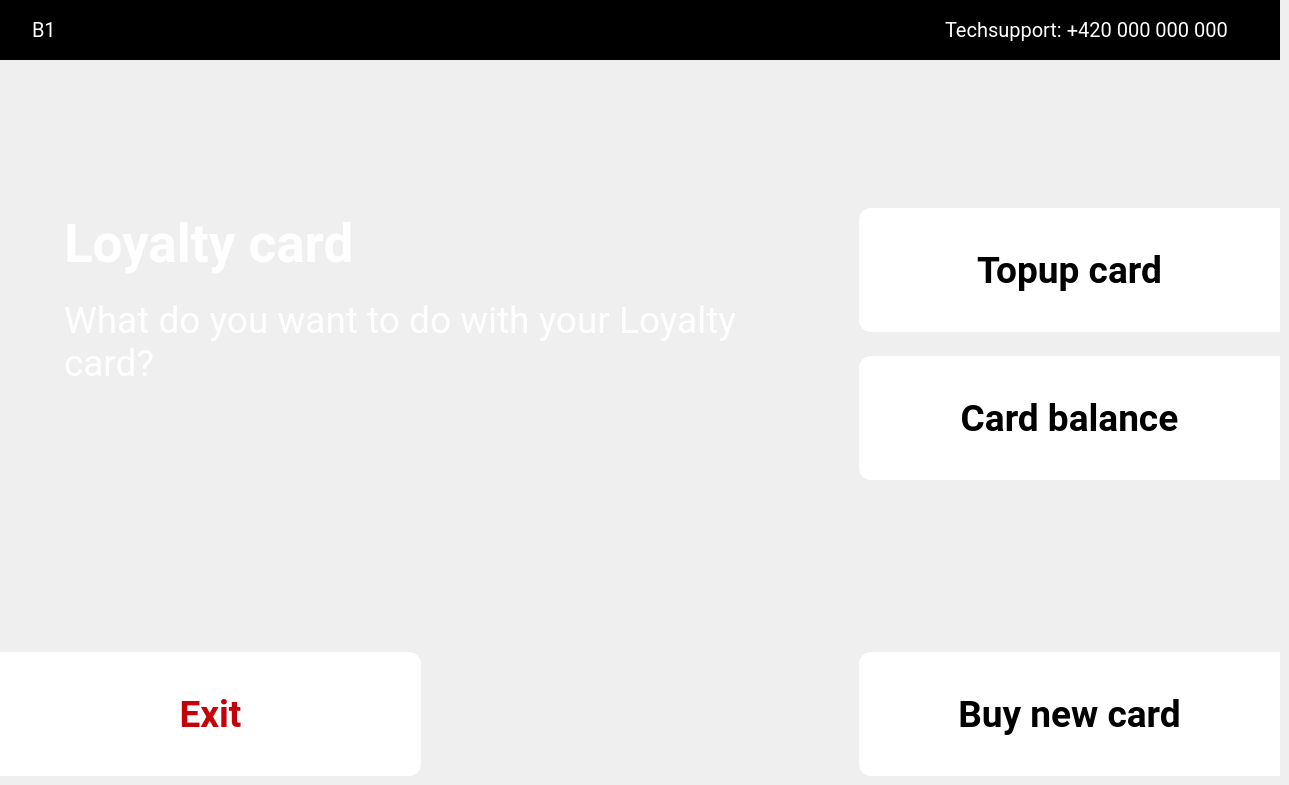
    <widget class="QWidget" name="i13Page">
     <widget class="QFrame" name="i13FrLogo">
      <property name="geometry">
       <rect>
        <x>0</x>
        <y>0</y>
        <width>1280</width>
        <height>60</height>
       </rect>
      </property>
      <property name="styleSheet">
       <string notr="true">background-color:rgb(0, 0, 0);
border:none;</string>
      </property>
      <property name="frameShape">
       <enum>QFrame::StyledPanel</enum>
      </property>
      <property name="frameShadow">
       <enum>QFrame::Raised</enum>
      </property>
      <widget class="QLabel" name="i13LblLogo">
       <property name="geometry">
        <rect>
         <x>578</x>
         <y>13</y>
         <width>124</width>
         <height>34</height>
        </rect>
       </property>
       <property name="text">
        <string>&lt;html&gt;&lt;head/&gt;&lt;body&gt;&lt;p&gt;&lt;img src=&quot;:/res/pic/Frame.png&quot;/&gt;&lt;/p&gt;&lt;/body&gt;&lt;/html&gt;</string>
       </property>
      </widget>
      <widget class="QLabel" name="i13LblNumbPage">
       <property name="geometry">
        <rect>
         <x>32</x>
         <y>18</y>
         <width>120</width>
         <height>24</height>
        </rect>
       </property>
       <property name="font">
        <font>
         <family>Roboto</family>
         <pointsize>15</pointsize>
        </font>
       </property>
       <property name="styleSheet">
        <string notr="true">color:rgb(255, 255, 255);
qproperty-alignment: AlignLeft;</string>
       </property>
       <property name="text">
        <string>B1</string>
       </property>
      </widget>
      <widget class="QLabel" name="i13LblTech">
       <property name="geometry">
        <rect>
         <x>945</x>
         <y>18</y>
         <width>303</width>
         <height>24</height>
        </rect>
       </property>
       <property name="font">
        <font>
         <family>Roboto</family>
         <pointsize>15</pointsize>
        </font>
       </property>
       <property name="styleSheet">
        <string notr="true">color:rgb(255, 255, 255);
qproperty-alignment: AlignLeft;</string>
       </property>
       <property name="text">
        <string>Techsupport: +420 000 000 000</string>
       </property>
      </widget>
     </widget>
     <widget class="QLabel" name="i13LblText">
      <property name="geometry">
       <rect>
        <x>64</x>
        <y>208</y>
        <width>739</width>
        <height>71</height>
       </rect>
      </property>
      <property name="font">
       <font>
        <family>Roboto</family>
        <pointsize>40</pointsize>
        <weight>75</weight>
        <bold>true</bold>
       </font>
      </property>
      <property name="styleSheet">
       <string notr="true">color:rgb(255, 255, 255);
qproperty-alignment: AlignLeft;</string>
      </property>
      <property name="text">
       <string>Loyalty card</string>
      </property>
     </widget>
     <widget class="QLabel" name="i13LblText2">
      <property name="geometry">
       <rect>
        <x>64</x>
        <y>296</y>
        <width>739</width>
        <height>91</height>
       </rect>
      </property>
      <property name="font">
       <font>
        <family>Roboto</family>
        <pointsize>28</pointsize>
       </font>
      </property>
      <property name="styleSheet">
       <string notr="true">color:rgb(255, 255, 255);
qproperty-alignment: AlignLeft;</string>
      </property>
      <property name="text">
       <string>What do you want to do with your Loyalty
card?</string>
      </property>
     </widget>
     <widget class="QPushButton" name="i13BtnExit">
      <property name="enabled">
       <bool>true</bool>
      </property>
      <property name="geometry">
       <rect>
        <x>0</x>
        <y>652</y>
        <width>421</width>
        <height>124</height>
       </rect>
      </property>
      <property name="font">
       <font>
        <family>Roboto</family>
        <pointsize>28</pointsize>
        <weight>75</weight>
        <bold>true</bold>
       </font>
      </property>
      <property name="focusPolicy">
       <enum>Qt::NoFocus</enum>
      </property>
      <property name="styleSheet">
       <string notr="true">QPushButton#i13BtnExit{background-color: rgb(255, 255, 255);
color:rgb(196, 2, 9);
border-top-left-radius: 0px;
    border-top-right-radius: 12px;
    border-bottom-right-radius: 12px;
    border-bottom-left-radius: 0px;
image:url(':/res/pic/Exit.png');
image-position: left;

border-style: outset;}
QPushButton#i13BtnExit:pressed{background-color:rgb(222, 222, 222);
border-style: inset;}</string>
      </property>
      <property name="text">
       <string>Exit</string>
      </property>
     </widget>
     <widget class="QPushButton" name="i13BtnTopup">
      <property name="geometry">
       <rect>
        <x>859</x>
        <y>208</y>
        <width>421</width>
        <height>124</height>
       </rect>
      </property>
      <property name="font">
       <font>
        <family>Roboto</family>
        <pointsize>28</pointsize>
        <weight>75</weight>
        <bold>true</bold>
       </font>
      </property>
      <property name="focusPolicy">
       <enum>Qt::NoFocus</enum>
      </property>
      <property name="styleSheet">
       <string notr="true">QPushButton#i13BtnTopup{background-color: rgb(255, 255, 255);
color:rgb(0, 0, 0);
border-top-left-radius: 12px;
    border-top-right-radius: 0px;
    border-bottom-right-radius: 0px;
    border-bottom-left-radius: 12px;
image:url(':/res/pic/Vector2.png');
image-position: right;
border-style: outset;}
QPushButton#i13BtnTopup:pressed{background-color:rgb(222, 222, 222);
border-style: inset;}</string>
      </property>
      <property name="text">
       <string>Topup card</string>
      </property>
     </widget>
     <widget class="QPushButton" name="i13BtnCard">
      <property name="geometry">
       <rect>
        <x>859</x>
        <y>356</y>
        <width>421</width>
        <height>124</height>
       </rect>
      </property>
      <property name="font">
       <font>
        <family>Roboto</family>
        <pointsize>28</pointsize>
        <weight>75</weight>
        <bold>true</bold>
       </font>
      </property>
      <property name="focusPolicy">
       <enum>Qt::NoFocus</enum>
      </property>
      <property name="styleSheet">
       <string notr="true">QPushButton#i13BtnCard{background-color: rgb(255, 255, 255);
color:rgb(0, 0, 0);
border-top-left-radius: 12px;
    border-top-right-radius: 0px;
    border-bottom-right-radius: 0px;
    border-bottom-left-radius: 12px;
image:url(':/res/pic/Vector2.png');
image-position: right;
border-style: outset;}
QPushButton#i13BtnCard:pressed{background-color:rgb(222, 222, 222);
border-style: inset;}</string>
      </property>
      <property name="text">
       <string>Card balance</string>
      </property>
     </widget>
     <widget class="QPushButton" name="i13BtnBuy">
      <property name="geometry">
       <rect>
        <x>859</x>
        <y>652</y>
        <width>421</width>
        <height>124</height>
       </rect>
      </property>
      <property name="font">
       <font>
        <family>Roboto</family>
        <pointsize>28</pointsize>
        <weight>75</weight>
        <bold>true</bold>
       </font>
      </property>
      <property name="focusPolicy">
       <enum>Qt::NoFocus</enum>
      </property>
      <property name="styleSheet">
       <string notr="true">QPushButton#i13BtnBuy{background-color: rgb(255, 255, 255);
color:rgb(0, 0, 0);
border-top-left-radius: 12px;
    border-top-right-radius: 0px;
    border-bottom-right-radius: 0px;
    border-bottom-left-radius: 12px;
image:url(':/res/pic/Vector2.png');
image-position: right;
border-style: outset;}
QPushButton#i13BtnBuy:pressed{background-color:rgb(222, 222, 222);
border-style: inset;}</string>
      </property>
      <property name="text">
       <string>Buy new card</string>
      </property>
     </widget>
    </widget>
